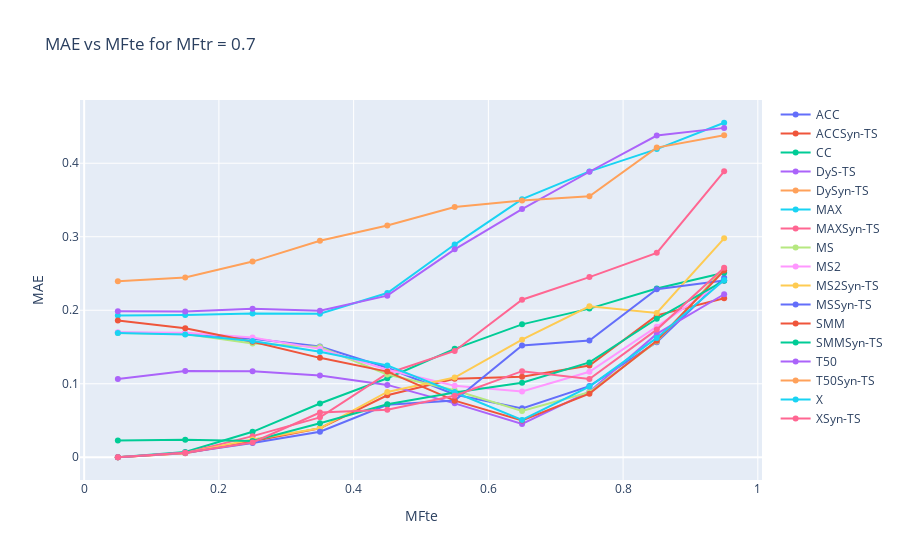

Notebook cell for this chart:
### Markdown cell above
## Results

### Code cell
import plotly.graph_objects as go
import ipywidgets as widgets
from IPython.display import display, clear_output


mftr_dropdown = widgets.Dropdown(
    options=grouped['MFtr'].unique(),
    description='MFtr:'
)

mftr_dropdown.value = grouped['MFtr'].unique()[0]

def update_plot(change):
    selected_mftr = mftr_dropdown.value
    filtered_data = grouped[grouped['MFtr'] == selected_mftr]

    fig = go.Figure()
    for qnt_val in filtered_data['Qnt'].unique():
        qnt_data = filtered_data[filtered_data['Qnt'] == qnt_val]
        fig.add_trace(go.Scatter(x=qnt_data['MFte'], y=qnt_data['AE'], mode='lines+markers', name=qnt_val))

    fig.update_layout(title=f'MAE vs MFte for MFtr = {selected_mftr}',
                      xaxis_title='MFte',
                      yaxis_title='MAE')

    clear_output(wait=True)
    display(fig)
    display(mftr_dropdown)



mftr_dropdown.observe(update_plot, names='value')
display(mftr_dropdown)
update_plot(None)

### Figure 1 — Plotly figure (JSON) as saved in the notebook; plotly's stock layout.template omitted (floating-point values rounded to 4 significant figures)
{"data": [{"mode": "lines+markers", "name": "ACC", "type": "scatter", "x": [0.05, 0.15, 0.25, 0.35, 0.45, 0.55, 0.65, 0.75, 0.85, 0.95], "y": [0.1695, 0.1687, 0.1613, 0.1506, 0.1217, 0.0854, 0.06651, 0.09683, 0.1565, 0.2441]}, {"mode": "lines+markers", "name": "ACCSyn-TS", "type": "scatter", "x": [0.05, 0.15, 0.25, 0.35, 0.45, 0.55, 0.65, 0.75, 0.85, 0.95], "y": [0, 0.005397, 0.0219, 0.03952, 0.08429, 0.1067, 0.1097, 0.1249, 0.193, 0.2162]}, {"mode": "lines+markers", "name": "CC", "type": "scatter", "x": [0.05, 0.15, 0.25, 0.35, 0.45, 0.55, 0.65, 0.75, 0.85, 0.95], "y": [0, 0.007143, 0.0346, 0.07317, 0.1075, 0.1475, 0.1808, 0.2022, 0.2295, 0.251]}, {"mode": "lines+markers", "name": "DyS-TS", "type": "scatter", "x": [0.05, 0.15, 0.25, 0.35, 0.45, 0.55, 0.65, 0.75, 0.85, 0.95], "y": [0.1063, 0.1173, 0.1171, 0.1113, 0.09841, 0.07333, 0.0454, 0.08921, 0.1678, 0.2217]}, {"mode": "lines+markers", "name": "DySyn-TS", "type": "scatter", "x": [0.05, 0.15, 0.25, 0.35, 0.45, 0.55, 0.65, 0.75, 0.85, 0.95], "y": [[0.003175, 0.5235], [0.003492, 0.5248], [0.01063, 0.531], [0.03825, 0.5348], [0.0373, 0.5525], [0.08333, 0.549], [0.08762, 0.486], [0.1138, 0.4525], [0.1759, 0.406], [0.2486, 0.3349]]}, {"mode": "lines+markers", "name": "MAX", "type": "scatter", "x": [0.05, 0.15, 0.25, 0.35, 0.45, 0.55, 0.65, 0.75, 0.85, 0.95], "y": [0.1929, 0.1937, 0.1957, 0.1954, 0.2235, 0.2894, 0.3511, 0.3889, 0.4192, 0.4551]}, {"mode": "lines+markers", "name": "MAXSyn-TS", "type": "scatter", "x": [0.05, 0.15, 0.25, 0.35, 0.45, 0.55, 0.65, 0.75, 0.85, 0.95], "y": [0, 0.005714, 0.02873, 0.05429, 0.114, 0.1446, 0.2143, 0.2451, 0.2781, 0.389]}, {"mode": "lines+markers", "name": "MS", "type": "scatter", "x": [0.05, 0.15, 0.25, 0.35, 0.45, 0.55, 0.65, 0.75, 0.85, 0.95], "y": [0.169, 0.1676, 0.1548, 0.1498, 0.1125, 0.09111, 0.06286, 0.08841, 0.1576, 0.2567]}, {"mode": "lines+markers", "name": "MS2", "type": "scatter", "x": [0.05, 0.15, 0.25, 0.35, 0.45, 0.55, 0.65, 0.75, 0.85, 0.95], "y": [0.17, 0.1694, 0.1629, 0.1475, 0.119, 0.0973, 0.08937, 0.1163, 0.1776, 0.2402]}, {"mode": "lines+markers", "name": "MS2Syn-TS", "type": "scatter", "x": [0.05, 0.15, 0.25, 0.35, 0.45, 0.55, 0.65, 0.75, 0.85, 0.95], "y": [0, 0.005873, 0.02413, 0.03937, 0.08889, 0.1084, 0.16, 0.2054, 0.1963, 0.2978]}, {"mode": "lines+markers", "name": "MSSyn-TS", "type": "scatter", "x": [0.05, 0.15, 0.25, 0.35, 0.45, 0.55, 0.65, 0.75, 0.85, 0.95], "y": [0, 0.00619, 0.01937, 0.03476, 0.07143, 0.0773, 0.1521, 0.1587, 0.2286, 0.2403]}, {"mode": "lines+markers", "name": "SMM", "type": "scatter", "x": [0.05, 0.15, 0.25, 0.35, 0.45, 0.55, 0.65, 0.75, 0.85, 0.95], "y": [0.186, 0.1756, 0.1571, 0.1352, 0.1165, 0.07698, 0.05, 0.08651, 0.1586, 0.2541]}, {"mode": "lines+markers", "name": "SMMSyn-TS", "type": "scatter", "x": [0.05, 0.15, 0.25, 0.35, 0.45, 0.55, 0.65, 0.75, 0.85, 0.95], "y": [0.0227, 0.02397, 0.02222, 0.04635, 0.07206, 0.08794, 0.1014, 0.129, 0.1884, 0.2402]}, {"mode": "lines+markers", "name": "T50", "type": "scatter", "x": [0.05, 0.15, 0.25, 0.35, 0.45, 0.55, 0.65, 0.75, 0.85, 0.95], "y": [0.1986, 0.1984, 0.2019, 0.1994, 0.2198, 0.2829, 0.3376, 0.3884, 0.4376, 0.4481]}, {"mode": "lines+markers", "name": "T50Syn-TS", "type": "scatter", "x": [0.05, 0.15, 0.25, 0.35, 0.45, 0.55, 0.65, 0.75, 0.85, 0.95], "y": [0.2395, 0.2444, 0.2662, 0.2946, 0.3154, 0.3405, 0.3494, 0.3551, 0.4213, 0.4379]}, {"mode": "lines+markers", "name": "X", "type": "scatter", "x": [0.05, 0.15, 0.25, 0.35, 0.45, 0.55, 0.65, 0.75, 0.85, 0.95], "y": [0.169, 0.1671, 0.1583, 0.1435, 0.1249, 0.08841, 0.05079, 0.09619, 0.1624, 0.2411]}, {"mode": "lines+markers", "name": "XSyn-TS", "type": "scatter", "x": [0.05, 0.15, 0.25, 0.35, 0.45, 0.55, 0.65, 0.75, 0.85, 0.95], "y": [0, 0.00619, 0.02016, 0.06079, 0.0646, 0.08365, 0.1171, 0.1063, 0.1737, 0.2579]}], "layout": {"title": {"text": "MAE vs MFte for MFtr = 0.7"}, "xaxis": {"title": {"text": "MFte"}}, "yaxis": {"title": {"text": "MAE"}}}}
